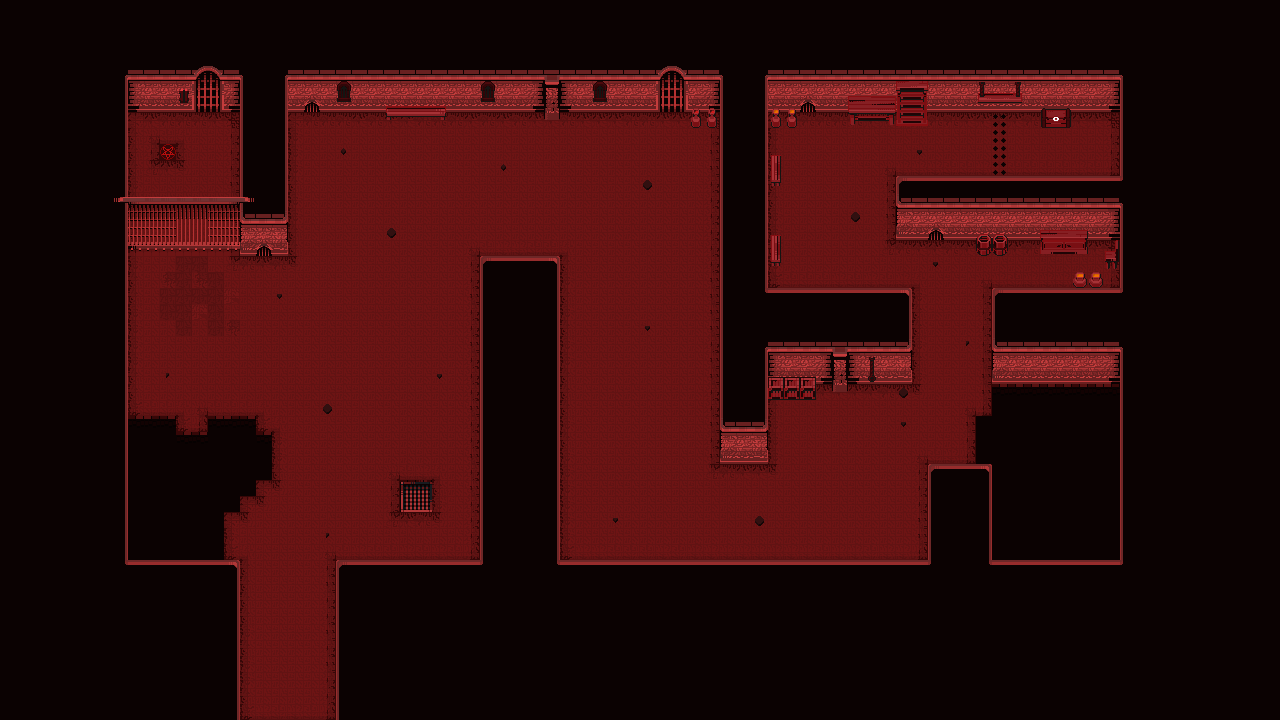

A 2D game scene composited from a Tiled map and its tileset images. What follows is a short description and the map's XML, with each tile layer's data collapsed to a summary:
An orthogonal 80x45 tile map with 16x16 px tiles, 4 tile layers (Suelo, Pared, Decoracion, Decoracion2), 2 tilesets and 1 object.

<map version="1.10" tiledversion="1.10.0" orientation="orthogonal" renderorder="right-down" width="80" height="45" tilewidth="16" tileheight="16" infinite="0" nextlayerid="8" nextobjectid="2">
 <tileset firstgid="1" name="InfernalTiles" tilewidth="16" tileheight="16" tilecount="625" columns="25">
  <image source="InfernalTiles.png" width="400" height="400" />
  <wangsets>
   <wangset name="Suelo" type="corner" tile="-1">
    <wangcolor name="Esquinas" color="#ff0000" tile="-1" probability="1" />
    <wangcolor name="Centro" color="#00ff00" tile="-1" probability="1" />
    <wangtile tileid="4" wangid="0,1,0,2,0,1,0,1" />
    <wangtile tileid="5" wangid="0,1,0,2,0,2,0,1" />
    <wangtile tileid="6" wangid="0,1,0,1,0,2,0,1" />
    <wangtile tileid="7" wangid="0,2,0,1,0,2,0,2" />
    <wangtile tileid="8" wangid="0,2,0,1,0,1,0,2" />
    <wangtile tileid="9" wangid="0,2,0,2,0,1,0,2" />
    <wangtile tileid="29" wangid="0,2,0,2,0,1,0,1" />
    <wangtile tileid="30" wangid="0,2,0,2,0,2,0,2" />
    <wangtile tileid="31" wangid="0,1,0,1,0,2,0,2" />
    <wangtile tileid="32" wangid="0,1,0,1,0,2,0,2" />
    <wangtile tileid="34" wangid="0,2,0,2,0,1,0,1" />
    <wangtile tileid="54" wangid="0,2,0,1,0,1,0,1" />
    <wangtile tileid="55" wangid="0,2,0,1,0,1,0,2" />
    <wangtile tileid="56" wangid="0,1,0,1,0,1,0,2" />
    <wangtile tileid="57" wangid="0,1,0,2,0,2,0,2" />
    <wangtile tileid="58" wangid="0,1,0,2,0,2,0,1" />
    <wangtile tileid="59" wangid="0,2,0,2,0,2,0,1" />
   </wangset>
  </wangsets>
 </tileset>
 <tileset firstgid="626" name="InfernalProps" tilewidth="16" tileheight="16" tilecount="625" columns="25">
  <image source="InfernalProps.png" width="400" height="400" />
 </tileset>
 <layer id="2" name="Suelo" width="80" height="45">
  <properties>
   <property name="Draw" type="bool" value="true" />
   <property name="Navigation" type="bool" value="false" />
  </properties>
  <data>[3600 cells, 3600 non-empty, 25 distinct tile ids]</data>
 </layer>
 <layer id="1" name="Pared" width="80" height="45">
  <properties>
   <property name="Draw" type="bool" value="true" />
   <property name="Navigation" type="bool" value="false" />
  </properties>
  <data>[3600 cells, 2183 non-empty, 41 distinct tile ids]</data>
 </layer>
 <layer id="3" name="Decoracion" width="80" height="45">
  <properties>
   <property name="Draw" type="bool" value="true" />
   <property name="Navigation" type="bool" value="false" />
  </properties>
  <data>[3600 cells, 146 non-empty, 89 distinct tile ids]</data>
 </layer>
 <layer id="4" name="Decoracion2" width="80" height="45">
  <properties>
   <property name="Draw" type="bool" value="true" />
   <property name="Navigation" type="bool" value="false" />
  </properties>
  <data>[3600 cells, 9 non-empty, 5 distinct tile ids]</data>
 </layer>
 <objectgroup id="7" name="Colliders">
  <properties>
   <property name="Platform" type="bool" value="true" />
  </properties>
  <object id="1" x="288" y="240">
   <polygon points="0,0 -160,0 -160,176 -112,176 -112,192 -80,192 -80,176 -32,176 -32,192 -16,192 -16,240 -32,240 -32,256 -48,256 -48,272 -64,272 -64,320 -48,320 -48,480 -288,480 -288,-240 992,-240 992,480 48,480 48,320 192,320 192,16 272,16 272,320 640,320 640,224 688,224 688,176 704,176 704,48 784,48 784,16 752,16 752,0 752,-16 720,-16 720,0 688,0 688,-16 608,-16 608,-64 832,-64 832,-144 512,-144 512,-128 480,-128 480,-96 496,-96 496,-64 480,-64 480,-16 496,-16 496,16 480,16 480,48 624,48 624,128 528,128 528,144 480,144 480,208 432,208 432,-112 400,-112 400,-144 160,-144 160,-128 96,-128 96,-144 0,-144" />
  </object>
 </objectgroup>
</map>
